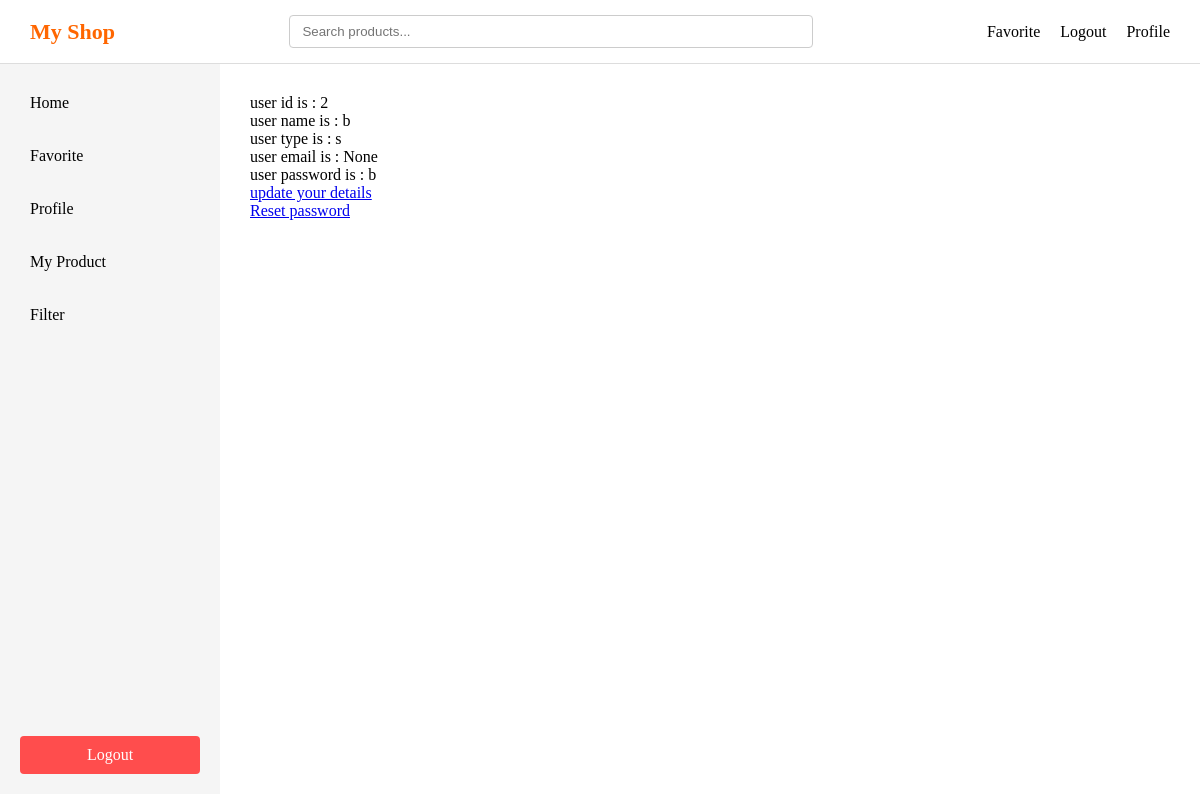
/profile (signed in), run on an earlier commit of the app's database.
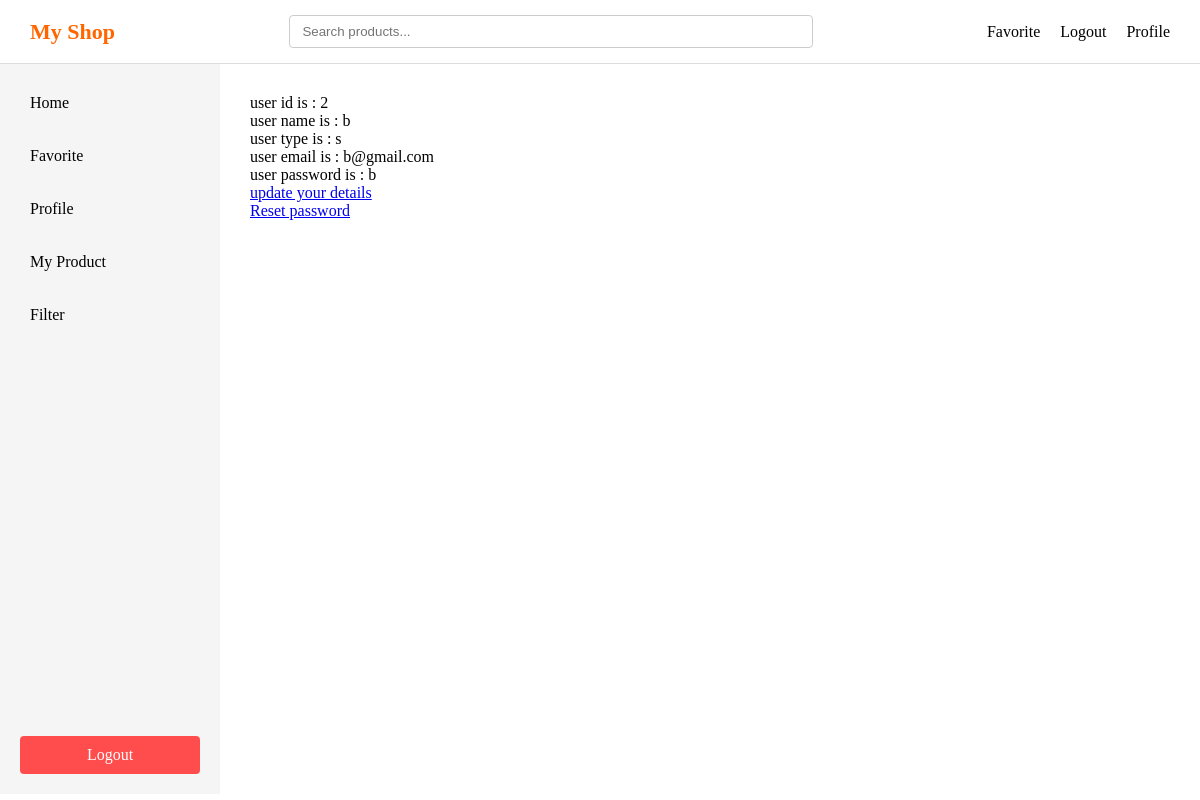
And on a later commit of the database.
### main.py (models this page shows)
class User(db.Model):
    id = db.Column(db.Integer, primary_key = True)
    user_type = db.Column(db.String(20))
    username= db.Column(db.String(100), unique = True)
    email = db.Column(db.String(100))
    password = db.Column(db.String(100))
    __table_args__ = (
        db.UniqueConstraint('email', name='uq_user_email'),
    )

### main.py (the view)
@app.route('/profile')
def profile():
    if 'user' not in session:
        return redirect(url_for('login'))
    username = session.get('user')
    user = User.query.filter_by(username= username).first()
    return render_template('profile.html' , user = user)

### templates/profile.html (shortened to what this page needs)
<!DOCTYPE html>
<html lang="en">
<head>
    <link rel="stylesheet" href="{{ url_for('static', filename='style.css') }}">
</head>
<body>
    <div class="header">
        <div class="logo">My Shop</div>
        <div class="searchbar" id="searchbar">
            <input type="text" placeholder="Search products..." />
        </div>
        <div class="right">
            <div class="favorite"><a href="/favorite">Favorite</a></div>
            <div class="logout"><a href="/logout">Logout</a></div>
            <div class="profile"><a href="/profile">Profile</a></div>
        </div>
    </div>
    <div class="layout">
        <div class="sidebar">
            <div class="top">
                <div class="home" id="sidebar-home">Home</div>
                <div class="favorite" id="sidebar-favorite">Favorite</div>
                <div class="profile" id="sidebar-profile">Profile</div>
                {% if user.user_type == 's' %}
                <div class="my_product" id="sidebar-myproduct">My Product</div>
                {% endif %}
                <div class="filter" id="sidebar-filter">Filter</div>
            </div>
            <div class="logout" id="sidebar-logout">Logout</div>
        </div>
        <div class="main">
            {% if user %}
            <p>user id is : {{ user.id }}</p>
            <p>user name is : {{ user.username }}</p>
            <p>user type is : {{ user.user_type }}</p>
            <p>user email is : {{ user.email }}</p>
            <p>user password is : {{ user.password }}</p>
            {% endif %}
            <div>
                <a href="/updateuser">update your details</a>
            </div>
            <div>
                <a href="/resetpassword">Reset password</a>
            </div>
        </div>
    </div>
</body>
</html>

What changed in the data, as far as the page shows it:
changed User id 2: email "None" → "b@gmail.com"
